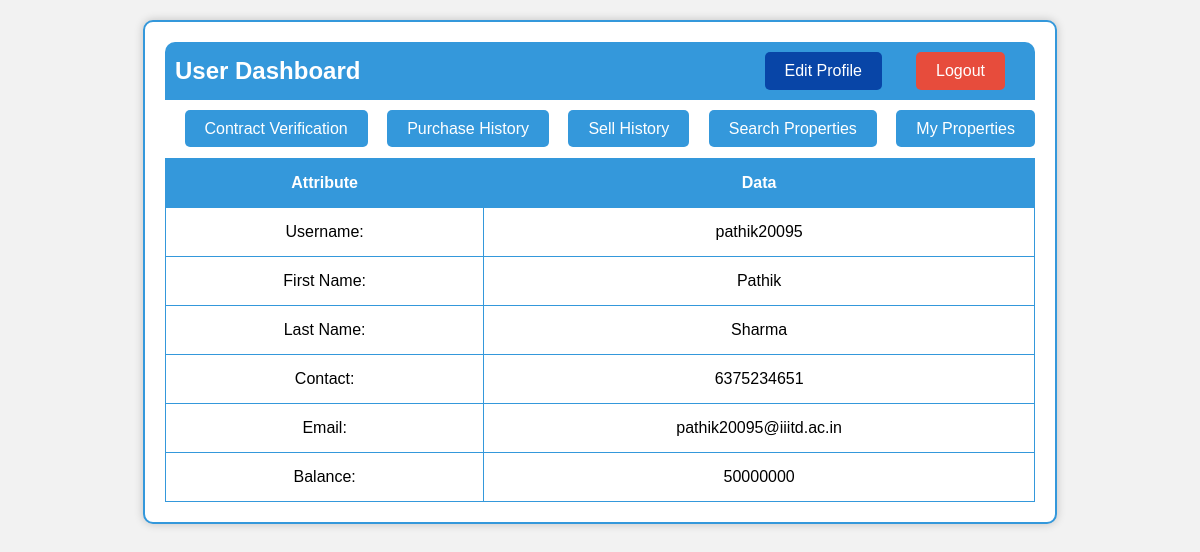
Page /dashboard/ (signed in) on the committed database.
### project_app/models.py (models this page shows, shortened)
class AppUser(models.Model):
    first_name = models.CharField(max_length=30, null= False, blank=False, default = None, validators=[MaxLengthValidator(limit_value=30, message="First name must be at most 30 characters.")])
    second_name = models.CharField(max_length=30, default= None)
    username = models.CharField(max_length=30, null= False, blank=False, default = None)
    password = models.CharField(max_length=256, null= False, blank=False, default = None)
    email = models.CharField(max_length=30, null= False, blank=False, default = None)
    contact = models.CharField(max_length=30, null= False, blank=False, default = None)
    public_key = models.CharField(max_length=300, null = True, blank = True, default = None)
    balance = models.DecimalField(decimal_places=0, max_digits=15, null = True, blank = True, default= 0)
    dv = models.BooleanField(null = False, blank = False, default= False)

### project_app/views.py (the view)
# urls.py: path("dashboard/", views.dashboard_user, name="dashboard_page"),
def dashboard_user(request):
    if request.method == "POST":
        username = request.session.get('username')
        if(request.session.get('email_kyc') is None):
            return redirect('logout_page')
        if(username is None):
            return redirect('login_page')
        pass
    else:
        try:
            username = request.session.get('username')
            if(request.session.get('email_kyc') is None):
                return redirect('logout_page')
            if(username is None):
                return redirect('login_page')
            current_user = []
            users = AppUser.objects.all()
            for x in users:
                if x.username == username:
                    current_user = x
                    break
            return render(request, 'dashboard.html', {'user': current_user})
        except:
                messages.info(request, 'Unexpected Error(du)')
                return redirect('logout_page')

### project_app/templates/dashboard.html (shortened to what this page needs)
<!DOCTYPE html>
<html>
<head>
</head>
<body>
    <div class="container">
        <div class="navbar">
            <h2>User Dashboard</h2>
            <a class="edit-profile-button" href="/edit_profile">Edit Profile</a>
            <a class="logout-button" href="/logout">Logout</a>
        </div>
        <div class="button-container">
            <a class="button" href="/verify_contract">Contract Verification</a>
            <a class="button" href="/past_buy_history">Purchase History</a>
            <a class="button" href="/past_sell_history">Sell History</a>
            <a class="button" href="/search_properties">Search Properties</a>
            <a class="button" href="/my_properties">My Properties</a>
        </div>
        <table>
            <thead>
                <tr>
                    <th>Attribute</th>
                    <th>Data</th>
                </tr>
            </thead>
            <tbody>
                <tr>
                    <td>Username:</td>
                    <td>{{ user.username }}</td>
                </tr>
                <tr>
                    <td>First Name:</td>
                    <td>{{ user.first_name }}</td>
                </tr>
                <tr>
                    <td>Last Name:</td>
                    <td>{{ user.second_name }}</td>
                </tr>
                <tr>
                    <td>Contact:</td>
                    <td>{{ user.contact }}</td>
                </tr>
                <tr>
                    <td>Email:</td>
                    <td>{{ user.email }}</td>
                </tr>
                <tr>
                    <td>Balance:</td>
                    <td>{{ user.balance }}</td>
                </tr>
            </tbody>
        </table>
    </div>
</body>
</html>

### project_app/templates/dashboard.html (style rules this page uses)
body { font-family: Arial, sans-serif; background-color: #f2f2f2; margin: 0; padding: 0; }
.container { max-width: 870px; margin: 20px auto; padding: 20px; border: 2px solid #3498db; background-color: #fff; box-shadow: 0px 0px 10px rgba(0, 0, 0, 0.2); border-radius: 10px; }
.navbar { display: flex; justify-content: space-between; align-items: center; background-color: #3498db; padding: 10px; border-radius: 10px 10px 0 0; }
.navbar h2 { color: #fff; margin: 0; }
.logout-button { background-color: #e74c3c; color: #fff; border: none; margin-right: 20px; padding: 10px 20px; font-size: 16px; border-radius: 5px; cursor: pointer; text-decoration: none; }
.edit-profile-button { background-color: #0845a7; color: #fff; border: none; margin-left: 370px; padding: 10px 20px; font-size: 16px; border-radius: 5px; cursor: pointer; text-decoration: none; }
.button-container { margin-top: 20px; text-align: right; }
.button-container a.button { background-color: #3498db; color: #fff; padding: 10px 20px; font-size: 16px; border: none; border-radius: 5px; cursor: pointer; text-decoration: none; margin-left: 15px; }
table { width: 100%; border-collapse: collapse; margin-top: 20px; }
table, th, td { border: 1px solid #3498db; }
th, td { padding: 15px; text-align: center; }
th { background-color: #3498db; color: #fff; }

### rows in the picture
AppUser: username "pathik20095", first_name "Pathik", second_name "Sharma", contact "6375234651", email "pathik20095@iiitd.ac.in", balance "50000000"
